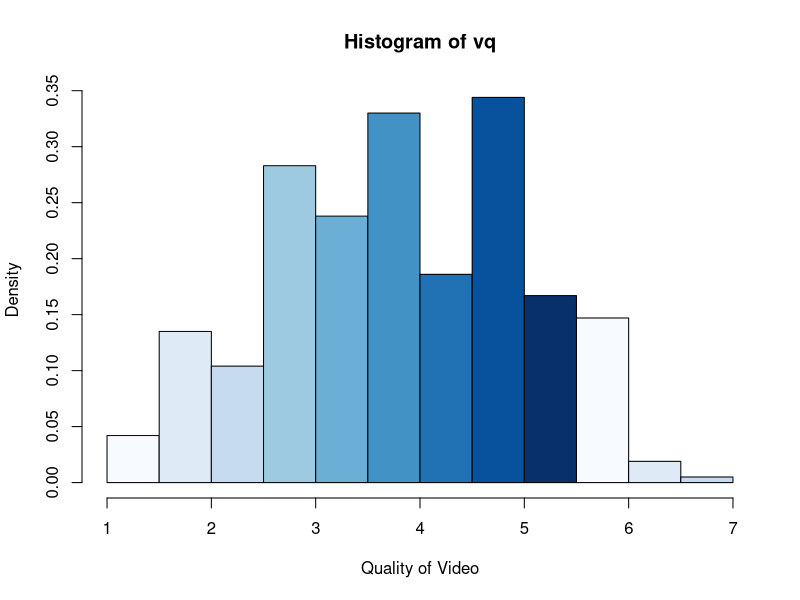
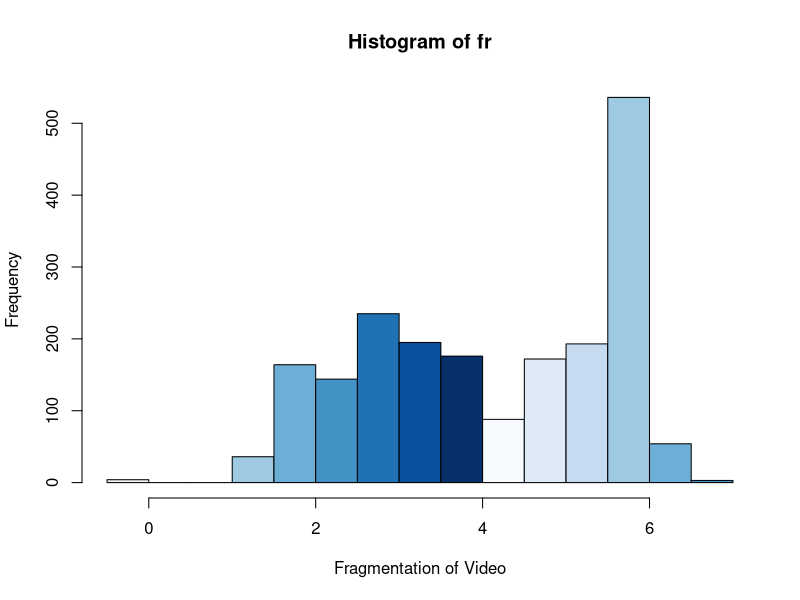
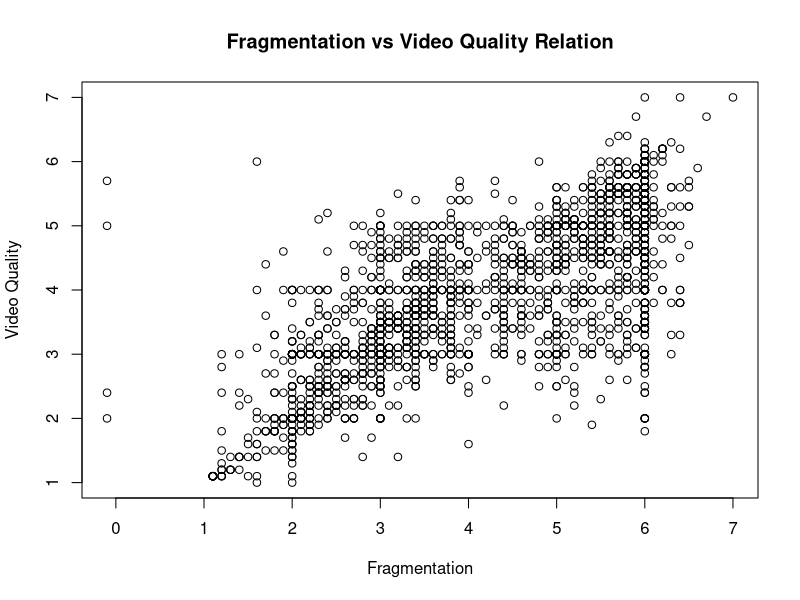
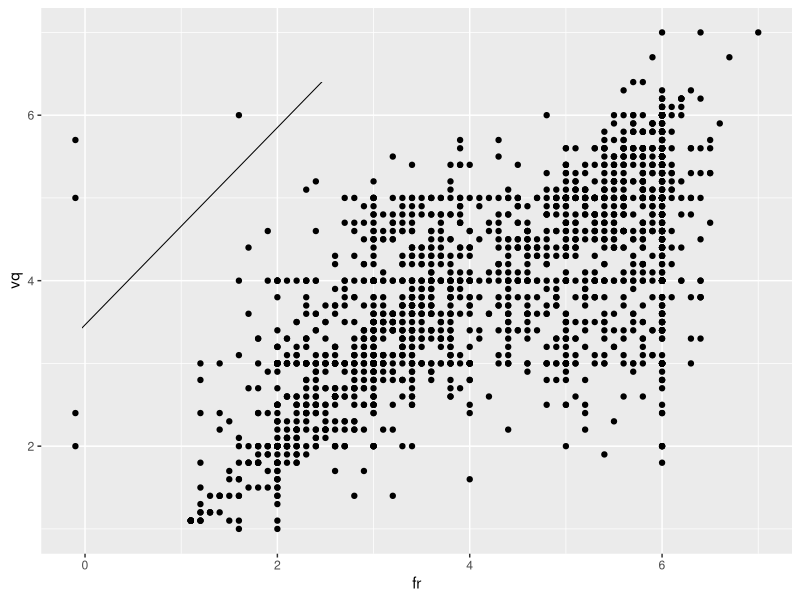
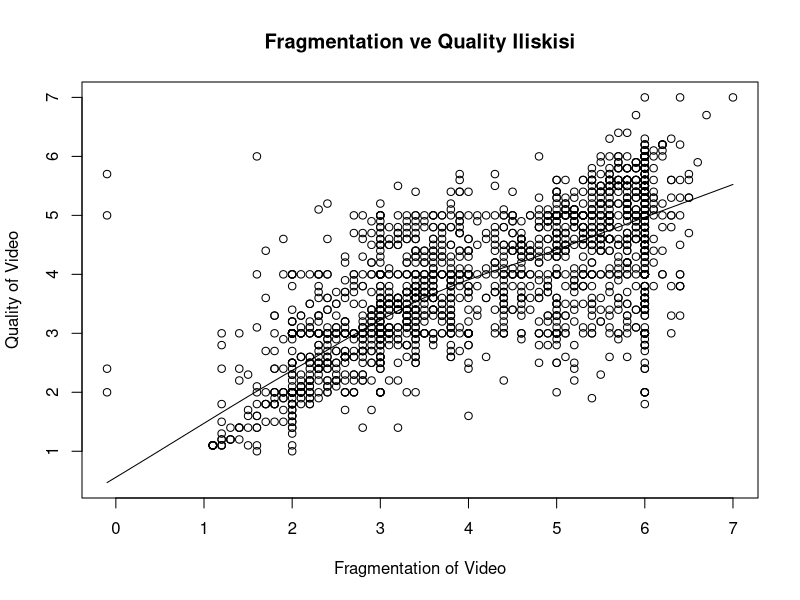
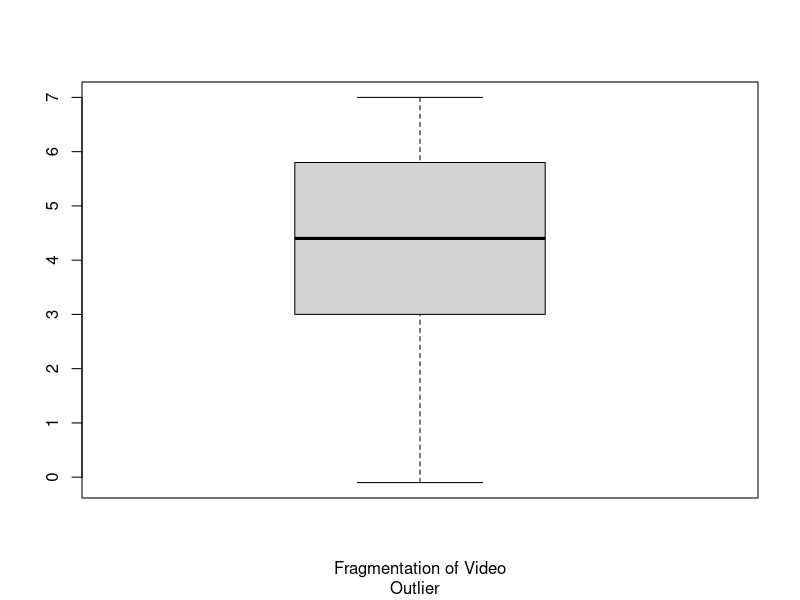
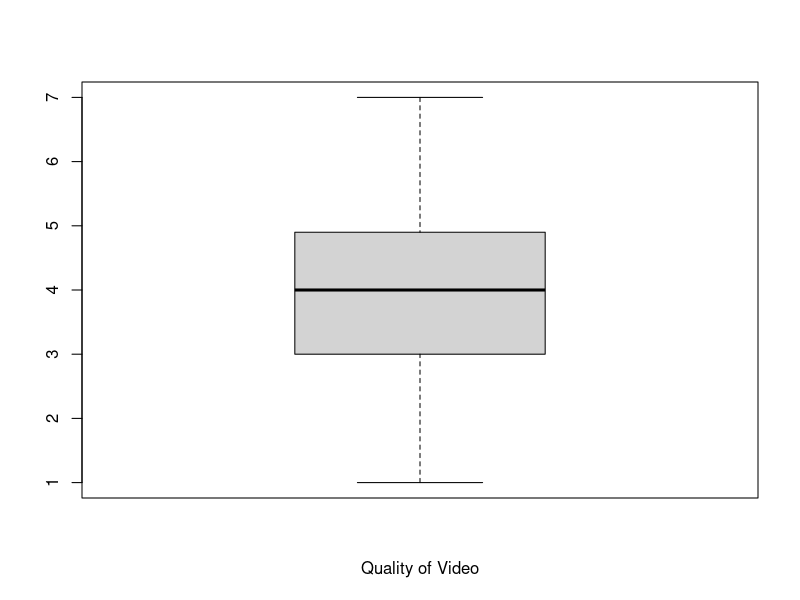

Write the R code that produced these figures, in order.
library(ggplot2)
library(e1071)

ds <- read.csv2("./Dataset-G1.csv")

vq <- ds$VQ
fr <- ds$VF

hist(vq, xlab = "Quality of Video", freq = FALSE, col = blues9)
hist(fr, xlab = "Fragmentation of Video", col = blues9)
plot(fr, vq, main = "Fragmentation vs Video Quality Relation", xlab = "Fragmentation", ylab = "Video Quality")
ggplot() + geom_point(aes(fr, vq))

#qqnorm(vq)
qqline(vq)

# scatter graf ciz ve verinin trendini bul. Veriler arasinda ki iliskiyi daha iyi anlamak icin. 
scatter.smooth(fr, vq, xlab = "Fragmentation of Video", ylab = "Quality of Video", main= "Fragmentation ve Quality Iliskisi")

# Outlier var mi yokmu kontrol et
boxplot(fr, xlab = "Fragmentation of Video", sub=paste("Outlier ",boxplot.stats(fr)$out))
boxplot(vq, xlab = "Quality of Video")

# Verilerin dagilimini kontrol et
polygon(density(vq), col="red",sub = paste("Skewness: ", round(e1071::skewness(vq), 2)))

# Son olarak linear model su sekilde olusturulabilir
# vq_fr <- lm(vq~fr, data.frame(c(vq, fr)))
vq_fr <- lm(vq ~ fr)
summary(vq_fr)
















